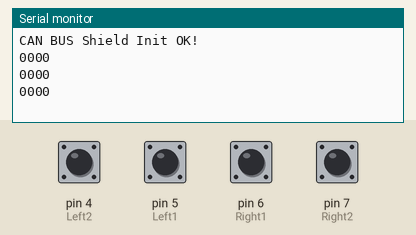
Bench run of a sketch on a simulated Arduino Uno, built with avr-gcc and run on an emulated ATmega328P. On the bench: the last lines printed to the serial monitor. The test bench sets the inputs (shaded band); at power-on: pin 4 (Left2), pin 5 (Left1), pin 6 (Right1), pin 7 (Right2) LOW.

Above: at 2.8 s.
2.9 s: pin 4 (Left2) pulled HIGH for 1.2 s
At 3.4 s:
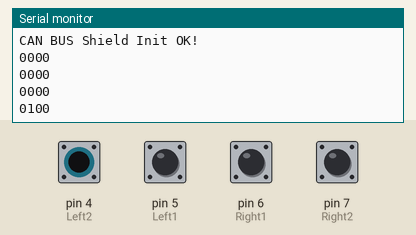
5.6 s: pin 5 (Left1) pulled HIGH for 1.2 s
At 6.8 s:
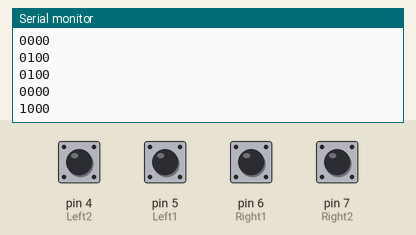
8.3 s: pin 6 (Right1) pulled HIGH for 1.2 s
At 9.8 s:
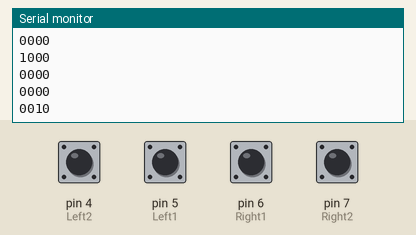
11.0 s: pin 7 (Right2) pulled HIGH for 1.2 s
At 11.8 s:
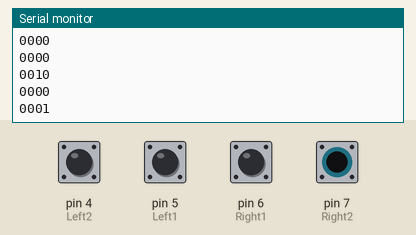
Timing chart, 0 to 14.0 s (numbered marks = the images above; inputs shaded):
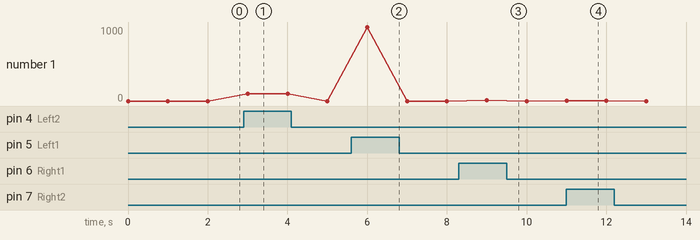

Measured:
- after the input at 2.9 s, the serial monitor: prints a new line after 0.10 s (image 1)
- after the input at 5.6 s, the serial monitor: prints a new line after 0.40 s (image 2)
- after the input at 8.3 s, the serial monitor: prints a new line after 0.70 s (image 3)
- after the input at 11.0 s, the serial monitor: prints a new line at once (image 4)

The sketch:

CAN_send_tracking.ino
```cpp
#include <SPI.h>
#include <mcp_can.h>

#define X1 4 //Left2
#define X2 5 //Left1
#define X3 6 //Right1
#define X4 7 //Right2

const int spiCSPin = 10;
int ledHIGH    = 1;
int ledLOW     = 0;

int Left1 = X2;
int Left2 = X1;
int Right1 = X3;
int Right2 = X4;

int val_L1, val_L2, val_R1, val_R2;

MCP_CAN CAN(spiCSPin);

void setup()
{
    Serial.begin(115200);

    while (CAN_OK != CAN.begin(CAN_500KBPS,MCP_8MHz))
    {
        Serial.println("CAN BUS init Failed");
        delay(100);
    }
    Serial.println("CAN BUS Shield Init OK!");

    pinMode(Left1, INPUT);
    pinMode(Left2, INPUT);
    pinMode(Right1, INPUT);
    pinMode(Right2, INPUT);
}


unsigned char stmp[8] = {0,0,0,0,0,0,0,0};

void loop()
{

  val_L1 = digitalRead(Left1);
  val_L2 = digitalRead(Left2);
  val_R1 = digitalRead(Right1);
  val_R2 = digitalRead(Right2);
  Serial.println();
  stmp[4] = val_L1;
  stmp[5] = val_L2;
  stmp[6] = val_R1;
  stmp[7] = val_R2;

  Serial.print(stmp[4]);
  Serial.print(stmp[5]);
  Serial.print(stmp[6]);
  Serial.print(stmp[7]);

  CAN.sendMsgBuf(0x02, 0, 8, stmp);
  delay(1000);
}
```
